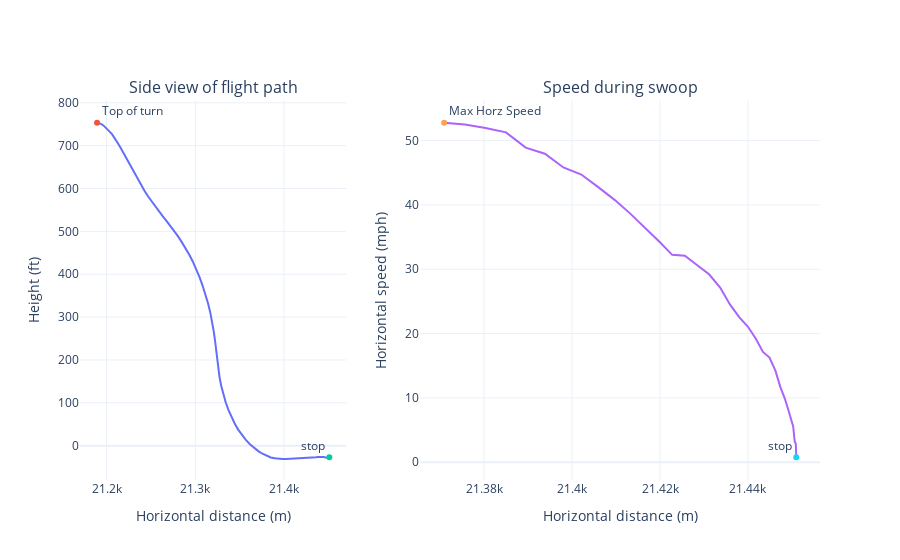

Notebook code for this chart:
### Code cell
fig = make_subplots(rows=1, cols=2, column_widths=[0.4, 0.6], subplot_titles=("Side view of flight path","Speed during swoop"))

# Side view of flight path
fig.add_trace(go.Scatter(x=landing_df['horz_distance_m'].iloc[get_top_of_turn():get_stop()+1], y=landing_df['elevation'].iloc[get_top_of_turn():get_stop()+1], showlegend=False,), row=1, col=1)
fig.add_trace(go.Scatter(x=[landing_df['horz_distance_m'][get_top_of_turn()]], y=[landing_df['elevation'][get_top_of_turn()]], 
                         showlegend=False, text=["Top of turn"], textposition="top right", mode="markers+text",), row=1, col=1)
fig.add_trace(go.Scatter(x=[landing_df['horz_distance_m'][get_stop()]], y=[landing_df['elevation'][get_stop()]], 
                         showlegend=False, text=["stop"], textposition="top left", mode="markers+text",), row=1, col=1)


# Speed during swoop
fig.add_trace(go.Scatter(x=landing_df['horz_distance_m'].iloc[get_max_horz_speed():get_stop()+1], y=landing_df['horz_speed_mph'].iloc[get_max_horz_speed():get_stop()+1], showlegend=False,), row=1, col=2)
fig.add_trace(go.Scatter(x=[landing_df['horz_distance_m'][get_max_horz_speed()]], y=[landing_df['horz_speed_mph'][get_max_horz_speed()]], 
                         showlegend=False, text=["Max Horz Speed"], textposition="top right", mode="markers+text",), row=1, col=2)
fig.add_trace(go.Scatter(x=[landing_df['horz_distance_m'][get_stop()]], y=[landing_df['horz_speed_mph'][get_stop()]], 
                         showlegend=False, text=["stop"], textposition="top left", mode="markers+text",), row=1, col=2)

fig['layout']['xaxis']['title']='Horizontal distance (m)'
fig['layout']['xaxis2']['title']='Horizontal distance (m)'
fig['layout']['yaxis']['title']='Height (ft)'
fig['layout']['yaxis2']['title']='Horizontal speed (mph)'
fig.update_layout(hovermode="x unified")
fig.show()

### Figure 1 — Plotly figure (JSON) as saved in the notebook; plotly's stock layout.template omitted (floating-point values rounded to 4 significant figures)
{"data": [{"showlegend": false, "type": "scatter", "x": [21190.0, 21190.0, 21190.0, 21200.0, 21200.0, 21200.0, 21200.0, 21210.0, 21210.0, 21210.0, 21210.0, 21220.0, 21220.0, 21220.0, 21220.0, 21230.0, 21230.0, 21230.0, 21240.0, 21240.0, 21240.0, 21250.0, 21250.0, 21250.0, 21260.0, 21260.0, 21270.0, 21270.0, 21280.0, 21280.0, 21280.0, 21290.0, 21290.0, 21300.0, 21300.0, 21300.0, 21310.0, 21310.0, 21310.0, 21320.0, 21320.0, 21320.0, 21320.0, 21320.0, 21320.0, 21330.0, 21330.0, 21330.0, 21330.0, 21330.0, 21340.0, 21340.0, 21340.0, 21350.0, 21350.0, 21360.0, 21360.0, 21370.0, 21370.0, 21380.0, 21380.0, 21380.0, 21390.0, 21390.0, 21400.0, 21400.0, 21410.0, 21410.0, 21410.0, 21420.0, 21420.0, 21420.0, 21430.0, 21430.0, 21430.0, 21430.0, 21440.0, 21440.0, 21440.0, 21440.0, 21440.0, 21440.0, 21450.0, 21450.0, 21450.0, 21450.0, 21450.0, 21450.0, 21450.0, 21450.0, 21450.0], "xaxis": "x", "y": [753.5, 752.6, 750.2, 746.7, 742.5, 738.0, 731.7, 726.2, 719.5, 711.9, 703.5, 694.4, 684.5, 674.3, 663.5, 652.3, 640.8, 629.1, 617.4, 605.6, 593.7, 582.0, 570.6, 559.5, 548.1, 536.8, 525.6, 514.0, 502.1, 489.4, 475.5, 461.1, 445.9, 429.3, 411.5, 393.1, 374.1, 353.4, 332.2, 310.4, 287.7, 265.1, 242.9, 221.8, 200.6, 179.8, 159.3, 139.2, 119.8, 101.2, 83.56, 67.04, 51.61, 37.4, 24.69, 13.38, 3.448, -5.243, -12.74, -18.92, -23.95, -27.6, -29.6, -30.87, -31.08, -31.25, -30.98, -30.34, -29.92, -29.41, -28.83, -28.28, -28.18, -28.11, -28.02, -27.72, -27.36, -26.73, -26.47, -26.25, -26.2, -26.6, -27.47, -27.95, -27.78, -27.91, -27.67, -27.89, -27.56, -27.24, -27.11], "yaxis": "y"}, {"mode": "markers+text", "showlegend": false, "text": ["Top of turn"], "textposition": "top right", "type": "scatter", "x": [21190.0], "xaxis": "x", "y": [753.5], "yaxis": "y"}, {"mode": "markers+text", "showlegend": false, "text": ["stop"], "textposition": "top left", "type": "scatter", "x": [21450.0], "xaxis": "x", "y": [-27.11], "yaxis": "y"}, {"showlegend": false, "type": "scatter", "x": [21370.0, 21380.0, 21380.0, 21380.0, 21390.0, 21390.0, 21400.0, 21400.0, 21410.0, 21410.0, 21410.0, 21420.0, 21420.0, 21420.0, 21430.0, 21430.0, 21430.0, 21430.0, 21440.0, 21440.0, 21440.0, 21440.0, 21440.0, 21440.0, 21450.0, 21450.0, 21450.0, 21450.0, 21450.0, 21450.0, 21450.0, 21450.0, 21450.0], "xaxis": "x2", "y": [52.78, 52.5, 51.97, 51.28, 48.92, 47.96, 45.82, 44.72, 42.73, 40.75, 38.61, 36.47, 34.31, 32.24, 32.11, 30.62, 29.21, 27.16, 24.46, 22.51, 21.05, 19.18, 17.14, 16.27, 14.24, 11.63, 9.972, 8.278, 6.701, 5.549, 3.271, 2.866, 0.7651], "yaxis": "y2"}, {"mode": "markers+text", "showlegend": false, "text": ["Max Horz Speed"], "textposition": "top right", "type": "scatter", "x": [21370.0], "xaxis": "x2", "y": [52.78], "yaxis": "y2"}, {"mode": "markers+text", "showlegend": false, "text": ["stop"], "textposition": "top left", "type": "scatter", "x": [21450.0], "xaxis": "x2", "y": [0.7651], "yaxis": "y2"}], "layout": {"annotations": [{"font": {"size": 16}, "showarrow": false, "text": "Side view of flight path", "x": 0.18, "xanchor": "center", "xref": "paper", "y": 1, "yanchor": "bottom", "yref": "paper"}, {"font": {"size": 16}, "showarrow": false, "text": "Speed during swoop", "x": 0.73, "xanchor": "center", "xref": "paper", "y": 1, "yanchor": "bottom", "yref": "paper"}], "hovermode": "x unified", "xaxis": {"anchor": "y", "domain": [0, 0.36], "title": {"text": "Horizontal distance (m)"}}, "xaxis2": {"anchor": "y2", "domain": [0.46, 1], "title": {"text": "Horizontal distance (m)"}}, "yaxis": {"anchor": "x", "domain": [0, 1], "title": {"text": "Height (ft)"}}, "yaxis2": {"anchor": "x2", "domain": [0, 1], "title": {"text": "Horizontal speed (mph)"}}}}
